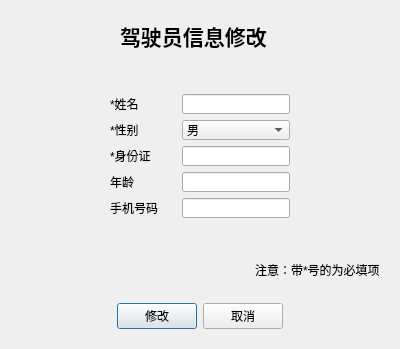
<?xml version="1.0" encoding="UTF-8"?>
<ui version="4.0">
 <class>updateDriver</class>
 <widget class="QDialog" name="updateDriver">
  <property name="geometry">
   <rect>
    <x>0</x>
    <y>0</y>
    <width>400</width>
    <height>338</height>
   </rect>
  </property>
  <property name="windowTitle">
   <string>Dialog</string>
  </property>
  <layout class="QGridLayout" name="gridLayout">
   <item row="0" column="0">
    <widget class="QWidget" name="title" native="true">
     <layout class="QHBoxLayout" name="horizontalLayout_4">
      <item>
       <spacer name="horizontalSpacer_5">
        <property name="orientation">
         <enum>Qt::Horizontal</enum>
        </property>
        <property name="sizeType">
         <enum>QSizePolicy::Fixed</enum>
        </property>
        <property name="sizeHint" stdset="0">
         <size>
          <width>100</width>
          <height>20</height>
         </size>
        </property>
       </spacer>
      </item>
      <item>
       <widget class="QLabel" name="label_6">
        <property name="font">
         <font>
          <family>微软雅黑</family>
          <pointsize>16</pointsize>
          <weight>75</weight>
          <bold>true</bold>
         </font>
        </property>
        <property name="layoutDirection">
         <enum>Qt::LeftToRight</enum>
        </property>
        <property name="text">
         <string>驾驶员信息修改</string>
        </property>
        <property name="textFormat">
         <enum>Qt::AutoText</enum>
        </property>
       </widget>
      </item>
      <item>
       <spacer name="horizontalSpacer_6">
        <property name="orientation">
         <enum>Qt::Horizontal</enum>
        </property>
        <property name="sizeType">
         <enum>QSizePolicy::Fixed</enum>
        </property>
        <property name="sizeHint" stdset="0">
         <size>
          <width>100</width>
          <height>20</height>
         </size>
        </property>
       </spacer>
      </item>
     </layout>
    </widget>
   </item>
   <item row="1" column="0">
    <widget class="QWidget" name="input" native="true">
     <layout class="QHBoxLayout" name="horizontalLayout_3">
      <item>
       <spacer name="horizontalSpacer">
        <property name="orientation">
         <enum>Qt::Horizontal</enum>
        </property>
        <property name="sizeHint" stdset="0">
         <size>
          <width>46</width>
          <height>20</height>
         </size>
        </property>
       </spacer>
      </item>
      <item>
       <widget class="QWidget" name="widget_4" native="true">
        <property name="minimumSize">
         <size>
          <width>0</width>
          <height>160</height>
         </size>
        </property>
        <layout class="QHBoxLayout" name="horizontalLayout_2">
         <item>
          <widget class="QWidget" name="widget" native="true">
           <layout class="QVBoxLayout" name="verticalLayout">
            <item>
             <widget class="QLabel" name="label">
              <property name="text">
               <string>*姓名</string>
              </property>
             </widget>
            </item>
            <item>
             <widget class="QLabel" name="label_5">
              <property name="text">
               <string>*性别</string>
              </property>
             </widget>
            </item>
            <item>
             <widget class="QLabel" name="label_2">
              <property name="text">
               <string>*身份证</string>
              </property>
             </widget>
            </item>
            <item>
             <widget class="QLabel" name="label_3">
              <property name="text">
               <string>年龄</string>
              </property>
             </widget>
            </item>
            <item>
             <widget class="QLabel" name="label_4">
              <property name="text">
               <string>手机号码</string>
              </property>
             </widget>
            </item>
           </layout>
          </widget>
         </item>
         <item>
          <widget class="QWidget" name="widget_2" native="true">
           <layout class="QVBoxLayout" name="verticalLayout_2">
            <item>
             <widget class="QLineEdit" name="name"/>
            </item>
            <item>
             <widget class="QComboBox" name="sex">
              <item>
               <property name="text">
                <string>男</string>
               </property>
              </item>
              <item>
               <property name="text">
                <string>女</string>
               </property>
              </item>
             </widget>
            </item>
            <item>
             <widget class="QLineEdit" name="id"/>
            </item>
            <item>
             <widget class="QLineEdit" name="age"/>
            </item>
            <item>
             <widget class="QLineEdit" name="mobile"/>
            </item>
           </layout>
          </widget>
         </item>
        </layout>
       </widget>
      </item>
      <item>
       <spacer name="horizontalSpacer_2">
        <property name="orientation">
         <enum>Qt::Horizontal</enum>
        </property>
        <property name="sizeHint" stdset="0">
         <size>
          <width>40</width>
          <height>20</height>
         </size>
        </property>
       </spacer>
      </item>
     </layout>
    </widget>
   </item>
   <item row="2" column="0">
    <widget class="QWidget" name="help" native="true">
     <property name="maximumSize">
      <size>
       <width>16777215</width>
       <height>40</height>
      </size>
     </property>
     <layout class="QHBoxLayout" name="horizontalLayout_5">
      <item>
       <spacer name="horizontalSpacer_7">
        <property name="orientation">
         <enum>Qt::Horizontal</enum>
        </property>
        <property name="sizeHint" stdset="0">
         <size>
          <width>227</width>
          <height>19</height>
         </size>
        </property>
       </spacer>
      </item>
      <item>
       <widget class="QLabel" name="label_7">
        <property name="layoutDirection">
         <enum>Qt::LeftToRight</enum>
        </property>
        <property name="autoFillBackground">
         <bool>false</bool>
        </property>
        <property name="text">
         <string>注意：带*号的为必填项</string>
        </property>
       </widget>
      </item>
     </layout>
    </widget>
   </item>
   <item row="3" column="0">
    <widget class="QWidget" name="button" native="true">
     <layout class="QHBoxLayout" name="horizontalLayout">
      <item>
       <spacer name="horizontalSpacer_3">
        <property name="orientation">
         <enum>Qt::Horizontal</enum>
        </property>
        <property name="sizeHint" stdset="0">
         <size>
          <width>40</width>
          <height>20</height>
         </size>
        </property>
       </spacer>
      </item>
      <item>
       <widget class="QPushButton" name="but_ok">
        <property name="text">
         <string>修改</string>
        </property>
       </widget>
      </item>
      <item>
       <widget class="QPushButton" name="but_cancel">
        <property name="text">
         <string>取消</string>
        </property>
       </widget>
      </item>
      <item>
       <spacer name="horizontalSpacer_4">
        <property name="orientation">
         <enum>Qt::Horizontal</enum>
        </property>
        <property name="sizeHint" stdset="0">
         <size>
          <width>40</width>
          <height>20</height>
         </size>
        </property>
       </spacer>
      </item>
     </layout>
    </widget>
   </item>
  </layout>
 </widget>
 <resources/>
 <connections/>
</ui>
